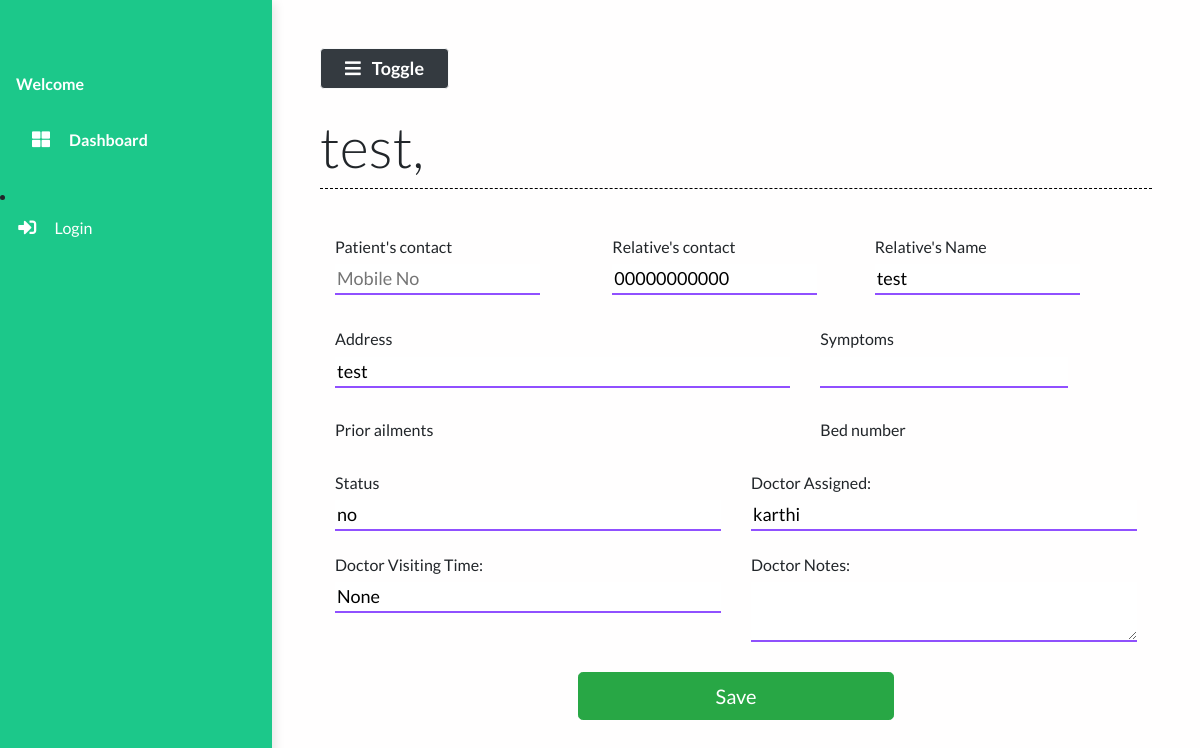
/patient/1, run on the app's committed database.
### dashboard/models.py (models this page shows, shortened)
class Patient(models.Model):
    name = models.CharField(max_length=50)
    phone_number = models.CharField(max_length=15)
    patient_relative_name = models.CharField(max_length=50, null=True)
    patient_relative_contact = models.CharField(max_length=15, null=True)
    address = models.TextField()
    department = models.ForeignKey(Departments, on_delete=models.CASCADE, null=True)
    bed = models.OneToOneField(Bed, on_delete=models.SET_NULL, null=True, blank=True)
    dob = models.DateField(null=True)
    doctor = models.ForeignKey("Doctor", on_delete=models.CASCADE, null=True)
    doctors_notes = models.TextField(null=True, blank=True)
    doctors_visiting_time = models.CharField(null=True, max_length=50, blank=True)
    status = models.CharField(max_length=50)
    created_at = models.DateTimeField(auto_now_add=True, null=True)

class Doctor(models.Model):
    name = models.CharField(max_length=100)
    address = models.CharField(max_length=100)
    phone_number = models.CharField(max_length=15)
    address = models.CharField(max_length=100)
    def __str__(self):
        return self.name

### dashboard/views.py (the view, shortened to what this page needs)
# urls.py: path("patient/<str:pk>", views.patient, name="patient"),
def patient(request, pk):
    patient = Patient.objects.get(id=pk)
    context = {
        'patient': patient
    }
    return render(request, 'main/patient.html', context)

### dashboard/templates/main/patient.html (shortened to what this page needs)
{% extends 'main/base.html' %}
{% load static %}
{% block contentTitle %}
    {{patient.name}}, {{patient.bed_num}}
{% endblock contentTitle %}
{% block content %}
		<form class="form" action="" method="post" id="registrationForm">
			<div class="container">
				<div class="patient-form">
					<div class="row">
						<div class="col-md-4 form-field mt-4 mb-0">
						<label for="mobile"><h6>Patient's contact</h6>
						<input type="text" id="name" class="input-text" type="text" name="mobile" placeholder="Mobile No" value="{{patient.phone_num}}">
						</label>
						</div>
						<div class="offset-md-2 col-md-4 form-field mt-4 mb-0">
						<label for="mobile" class="mb-0"><h6>Relative's contact</h6>
						<input type="text" id="mobile2" class="input-text" type="text" name="mobile2" placeholder="Mobile No" value="{{patient.patient_relative_contact}}">
						</label>
						</div>
						<div class="form-field mt-4">
						<label for="relativeName" class="mb-0"><h6>Relative's Name</h6>
						<input
							type="text"
							class="input-text"
							name="relativeName"
							id="realtiveName"
							value="{{patient.patient_relative_name}}"
							/>
						</label>
						</div>
						<div class="col-md-7 form-field mt-0">
						<label for="address" class="mb-0 mt-0"><h6>Address</h6></label>
						<input
							type="address"
							class="input-text"
							id="location"
							placeholder="address"
							name="location"
							title="enter a location"
							value="{{patient.address}}"
						/>
						</div>
						<div class="offset-md-1 col-md-4 form-field mt-0">
							<label for="symptoms" class="mb-0"><h6>Symptoms</h6></label>
							<input
								type="text"
								class="input-text"
								name="symptons"
								id="symptons"
								value="{{patient.symptoms}}"
							/>
						</div>
						<div class="col-md-7">
							<h6>Prior ailments</h6>
						</div>
						<div class="col-md-5">
							<h6>Bed number</h6>
						</div>
						<div class="col-md-6">
						 	<label for="status" class="mb-0">
							<h6>Status</h6></label>
							<input
								type="text"
								class="input-text"
								name="status"
								id="status"
								value="{{patient.status}}"
							/>
						</div>
						<div class="col-md-6">
							<label for="doctor" class="mb-0">
							<h6>Doctor Assigned: </h6>
							</label>
							<input
								type="text"
								class="input-text"
								name="doctor"
								id="doctor"
								value="{{patient.doctor}}"
							/>
						</div>
						<div class="col-md-6">
							<label for="doctor_time" class="mb-0 mt-4">
							<h6>Doctor Visiting Time: </h6>
							</label>
							<input
								type="text"
								class="input-text"
								name="doctor_time"
								id="doctor_time"
								value="{{patient.doctors_visiting_time}}"
							/>
						</div>
						<div class="col-md-6">
							<label for="doctor_notes" class="mb-0 mt-4">
							<h6>Doctor Notes: </h6>
							</label>
							<textarea
								class="input-text"
								name="doctor_notes"
								id="doctor_notes"
								{{patient.doctors_notes}}
							>{{patient.doctors_notes}}</textarea>
						</div>
					</div>
				</div>
			</div>
		<div class="form-group">
			<div class="col-md-5 mx-auto">
			<br />
			<button class="btn btn-lg btn-success btn-block mx-auto" type="submit">
				 Save
			</button>
			</div>
	 	</div>
		 </form>
{% endblock content %}

### static/styles/base.css (style rules this page uses)
body { background: #fffefe; min-height: 100vh; overflow-x: hidden; font-family:Lato,'Helvetica Neue',Helvetica,Arial,sans-serif; }
.patient-form .form-field { margin: 32px 0; }
.patient-form .input-text { width: 100%; border-width: 0 0 2px 0; border-color: #6c19fcc2; font-size: 18px; font-weight: 400; transition: border-color 0.2s linear; }

### data on the page
Patient: name "test", mobile2 "00000000000", relativeName "test", location "test", status "no", doctor "karthi", doctor_time "None"
